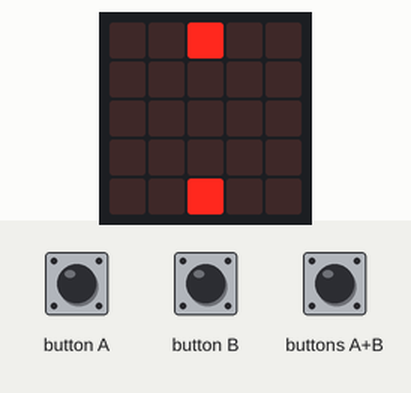
The program below on a simulated BBC micro:bit (MakeCode). On the bench: the board's 5×5 LED display. Inputs (shaded band) come from the test bench. Random numbers come from a fixed seed.

Above: at 1.2 s.
1.3 s: button A pressed for 0.15 s
At 2.6 s:
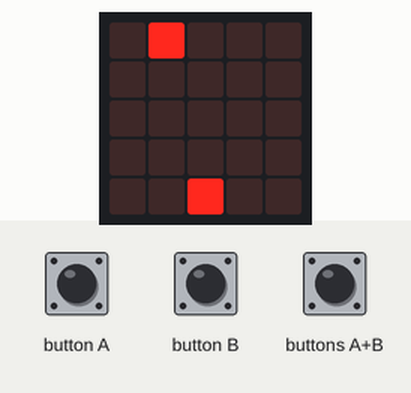
2.9 s: buttons A+B pressed for 0.15 s
At 3.06 s:
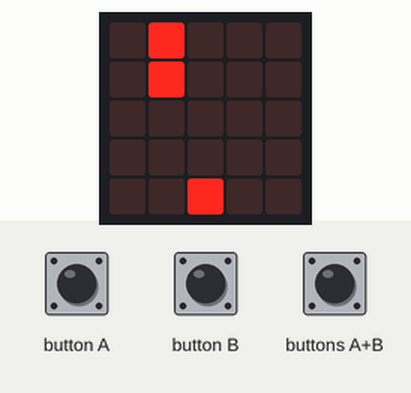
4.6 s: button A pressed for 0.15 s
At 5.4 s:
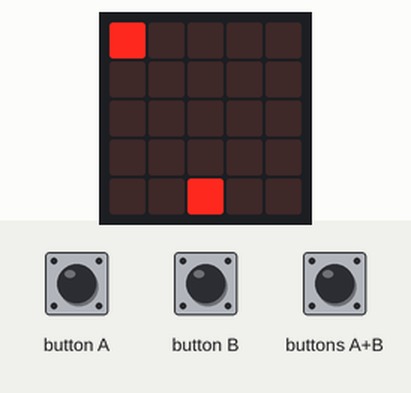
6.2 s: buttons A+B pressed for 1 s
At 7.21 s:
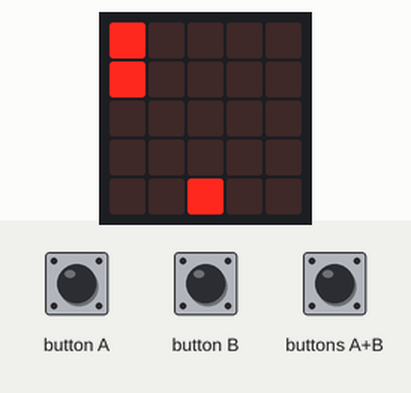
8.7 s: button B pressed for 0.15 s
At 9.7 s:
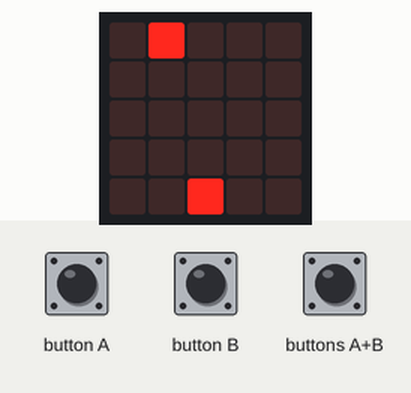
10.3 s: button B pressed 5 times (0.12 s each, 0.3 s apart)
At 11.5 s:
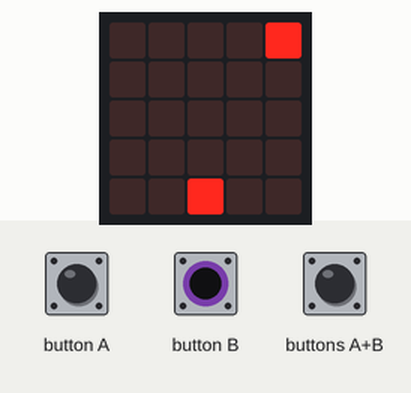
Timing chart, 0 to 13.3 s (numbered marks = the images above; inputs shaded):
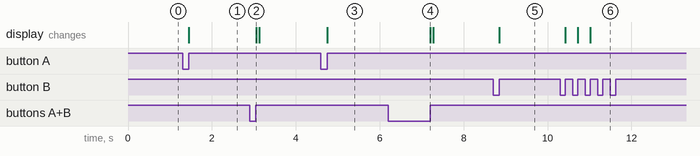

Measured:
- after the input at 1.3 s, the display: changes after 0.15 s (image 1)
- after the input at 2.9 s, the display: changes after 0.15 s (image 2)
- after the input at 4.6 s, the display: changes after 0.15 s (image 3)
- after the input at 6.2 s, the display: changes after 1.0 s (image 4)
- after the input at 8.7 s, the display: changes after 0.15 s (image 5)
- after the input at 10.3 s, the display: first changes after 0.12 s (image 6 shows a later state)

The program:

main.ts
```typescript
input.onButtonPressed(Button.A, function () {
    vaisseau.move(-1)
})
input.onButtonPressed(Button.AB, function () {
    pioupiou = game.createSprite(vaisseau.get(LedSpriteProperty.X), vaisseau.get(LedSpriteProperty.Y))
    for (let index = 0; index < 4; index++) {
        pioupiou.change(LedSpriteProperty.Y, 1)
        basic.pause(20)
        if (pioupiou.isTouching(cible)) {
            score += 1
        } else {
            difficulté += 0 - 1
        }
        if (pioupiou.get(LedSpriteProperty.Y) == 4) {
            pioupiou.delete()
        }
    }
})
input.onButtonPressed(Button.B, function () {
    vaisseau.move(1)
})
let x = 0
let score = 0
let pioupiou: game.LedSprite = null
let vaisseau: game.LedSprite = null
let cible: game.LedSprite = null
let vie = 5
cible = game.createSprite(2, 4)
vaisseau = game.createSprite(2, 0)
let difficulté = 1
let victoire = 1
basic.forever(function () {
    x = randint(0, 4)
    if (vie < 1) {
        cible.set(LedSpriteProperty.X, x)
        if (difficulté == 1) {
            basic.pause(2000)
        }
        if (difficulté == 2) {
            basic.pause(1000)
        }
        if (difficulté == 3) {
            basic.pause(500)
        }
        if (difficulté == 4) {
            basic.pause(250)
        }
        if (game.score() == 10) {
            difficulté += 1
        }
    }
    if (vie == 0) {
        basic.showString("Perdu")
    }
})
```

test.ts
```typescript
// les tests vont ici ; cela ne sera pas compilé si ce paquet est utilisé en tant qu'extension.
```
